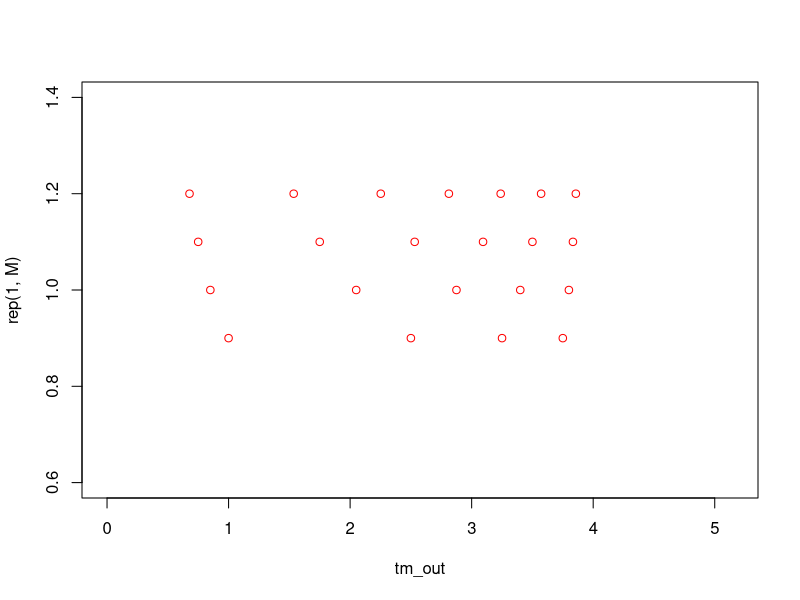

The R source for this figure:
linear_extrapolate <- function(x, y, xout) {

  checkmate::assert_numeric(x, min.len = 2)
  checkmate::assert_numeric(y, len = length(x))
  checkmate::assert_numeric(xout)

  # Detect closes two points in x
  anchors <- purrr::map(xout, ~ head(order(abs(x - .)), 2))

  purrr::map2_dbl(
    .x = xout,
    .y = anchors,
    \(xout, anchors) {
      x0 <- x[[anchors[[1]]]]
      y0 <- y[[anchors[[1]]]]

      x1 <- x[[anchors[[2]]]]
      y1 <- y[[anchors[[2]]]]

      (y0 * (x1 - xout) + y1 * (xout - x0)) / (x1 - x0)
    }
  )
}

M <- 5
t_out <- cumsum(c(2, 1, 0.5))
dd <- delta_0 <- 1 / c(t_out[[1]], diff(t_out))
tt <- tm <- c(0, cumsum(1 / delta_0)) + 1 / (2 * c(delta_0, tail(delta_0, 1)))
stopifnot(length(delta_0) == M - 2)

# Linear extrapolation
tm_out <- linear_extrapolate(
  # Progress along compartments (M - 1 solution)
  x = seq(1 / (2 * (M - 1)), 1 - 1 / (2 * (M - 1)), length.out = M - 1),
  y = tm,
  # Progress along compartments (M solution)
  xout = seq(1 / (2 * (M)), 1 - 1 / (2 * (M)), length.out = M)
)

# Convert back to the exit times for each of the compartments (with exit times)
t_out <- 2 * tm_out[[1]]
for (t in tail(tm_out, -1)) {
  t_out <- c(t_out, max(t_out) + 2 * (t - max(t_out)))
}

# And convert back to transition rates
delta_0 <- 1 / diff(t_out)

plot(tm_out, rep(1, M), col = "red", type = "p", xlim = c(0, max(t_out) + 1))
points(tm, rep(0.9, M - 1), col = "red", type = "p")

#plot(cumsum(1 / delta_0), rep(1, M - 1), col = "red", type = "p", xlim = c(0, max(t_out) + 1))
#points(cumsum(1 / dd), rep(0.9, M - 2), col = "red", type = "p")


M <- M + 1
tm <- tm_out
# Linear extrapolation
tm_out <- linear_extrapolate(
  # Progress along compartments (M - 1 solution)
  x = seq(1 / (2 * (M - 1)), 1 - 1 / (2 * (M - 1)), length.out = M - 1),
  y = tm,
  # Progress along compartments (M solution)
  xout = seq(1 / (2 * (M)), 1 - 1 / (2 * (M)), length.out = M)
)

# Convert back to the exit times for each of the compartments (with exit times)
t_out <- 2 * tm_out[[1]]
for (t in tail(tm_out, -1)) {
  t_out <- c(t_out, max(t_out) + 2 * (t - max(t_out)))
}

# And convert back to transition rates
delta_0 <- 1 / diff(t_out)

#points(cumsum(1 / delta_0), rep(1.1, M - 1), col = "red", type = "p")
points(tm_out, rep(1.1, M), col = "red", type = "p")


M <- M + 1
tm <- tm_out
# Linear extrapolation
tm_out <- linear_extrapolate(
  # Progress along compartments (M - 1 solution)
  x = seq(1 / (2 * (M - 1)), 1 - 1 / (2 * (M - 1)), length.out = M - 1),
  y = tm,
  # Progress along compartments (M solution)
  xout = seq(1 / (2 * (M)), 1 - 1 / (2 * (M)), length.out = M)
)

# Convert back to the exit times for each of the compartments (with exit times)
t_out <- 2 * tm_out[[1]]
for (t in tail(tm_out, -1)) {
  t_out <- c(t_out, max(t_out) + 2 * (t - max(t_out)))
}

# And convert back to transition rates
delta_0 <- 1 / diff(t_out)

#points(cumsum(1 / delta_0), rep(1.2, M - 1), col = "red", type = "p")
points(tm_out, rep(1.2, M), col = "red", type = "p")
